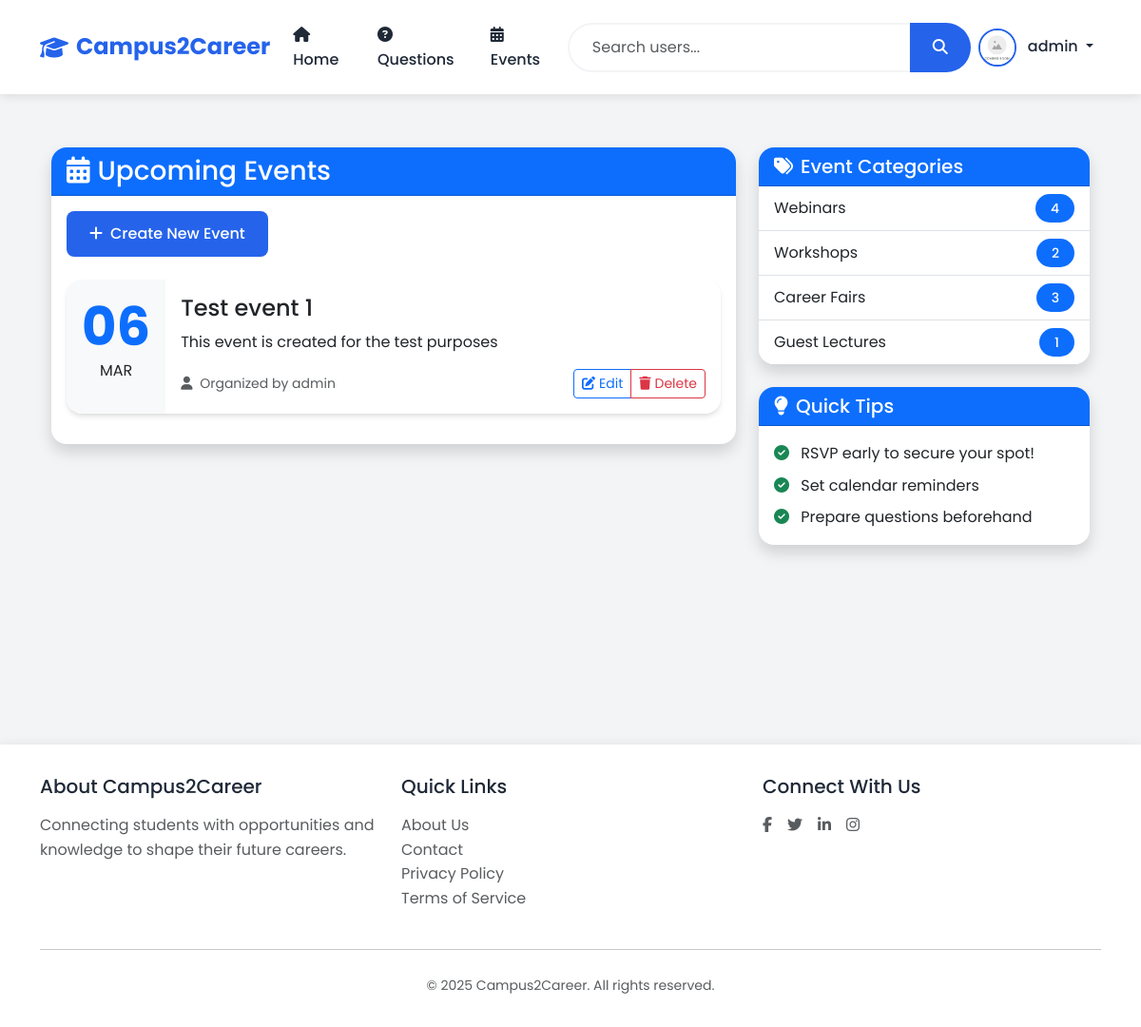
The app's page /events (signed in), older data.
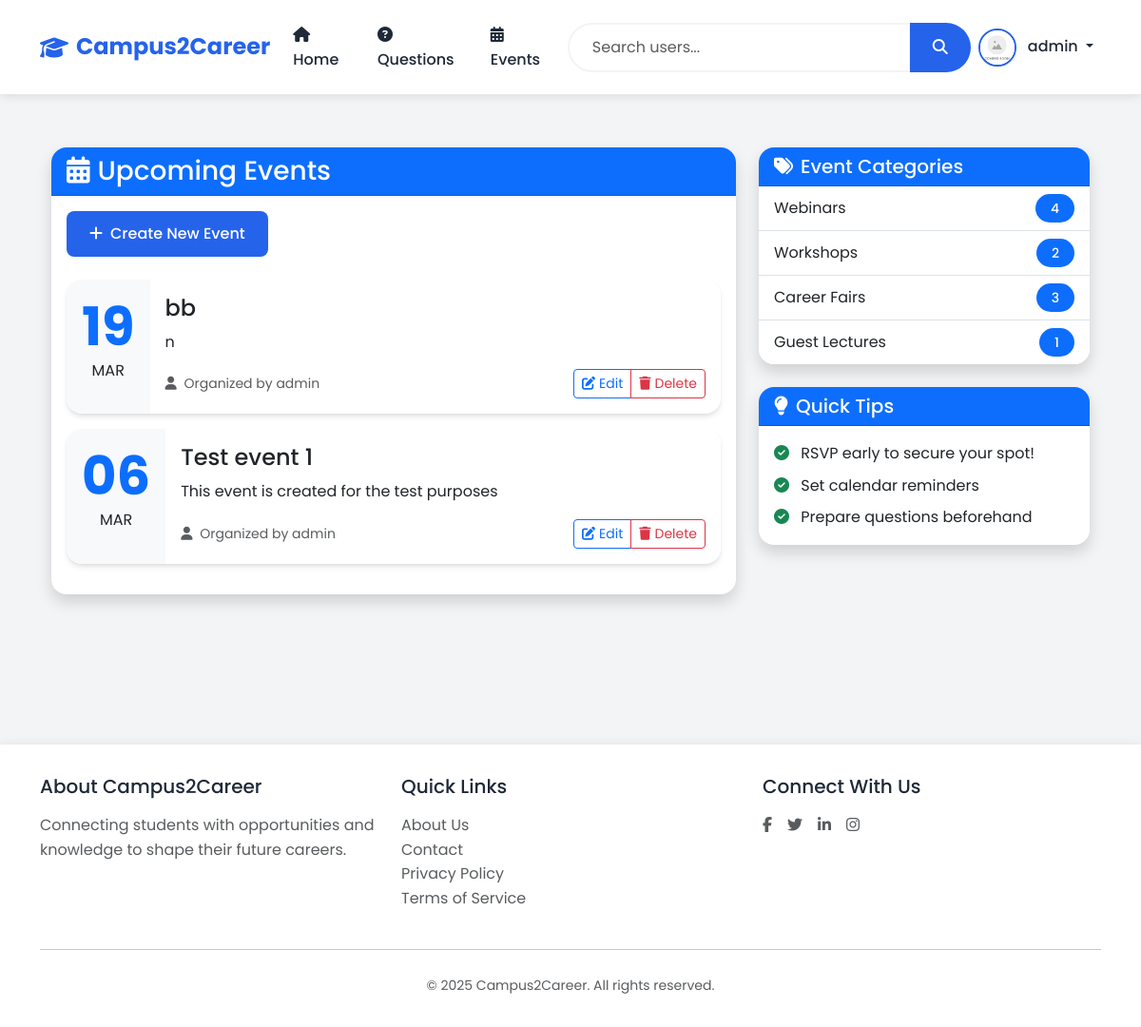
The same page, newer data.
### models.py (models this page shows, shortened)
class User(UserMixin, db.Model):
    id = db.Column(db.Integer, primary_key=True)
    username = db.Column(db.String(80), unique=True, nullable=False)
    email = db.Column(db.String(120), unique=True, nullable=False)
    password_hash = db.Column(db.String(128))
    role = db.Column(db.String(20), nullable=False)  # student, alumni, teacher, admin
    contact = db.Column(db.String(15))
    dob = db.Column(db.Date)
    course = db.Column(db.String(50))  # For students
    profile_image = db.Column(db.String(120), default='noimg.jpg')
    created_at = db.Column(db.DateTime, default=datetime.utcnow)
    questions = db.relationship('Question', backref='author', lazy=True)
    answers = db.relationship('Answer', backref='author', lazy=True)
    events = db.relationship('Event', backref='creator', lazy=True)
    jobs = db.relationship('Job', backref='poster', lazy=True)

class Event(db.Model):
    id = db.Column(db.Integer, primary_key=True)
    title = db.Column(db.String(200), nullable=False)
    description = db.Column(db.Text, nullable=False)
    date = db.Column(db.DateTime, nullable=False)
    created_at = db.Column(db.DateTime, default=datetime.utcnow)
    created_by = db.Column(db.Integer, db.ForeignKey('user.id'), nullable=False)

### app.py (the view)
@app.route('/events')
def events():
    events = Event.query.order_by(Event.date.desc()).all()
    return render_template('events/list.html', events=events)

### app.py (called while the page is built)
@login_manager.user_loader
def load_user(user_id):
    return User.query.get(int(user_id))

### templates/Events/list.html (shortened to what this page needs)
{% extends "base.html" %}
{% block content %}
<div class="container py-4">
    <div class="row">
        <div class="col-lg-8 mb-4">
            <div class="card shadow">
                <div class="card-header bg-primary text-white">
                    <h3 class="card-title mb-0">
                        <i class="fas fa-calendar-alt me-2"></i>Upcoming Events
                    </h3>
                </div>
                <div class="card-body">
                    {% if current_user.is_authenticated and (current_user.role == 'teacher' or current_user.role == 'admin') %}
                        <button class="btn btn-primary mb-4" data-bs-toggle="modal" data-bs-target="#createEventModal">
                            <i class="fas fa-plus me-2"></i>Create New Event
                        </button>
                    {% endif %}
                    {% if events %}
                        {% for event in events %}
                            <div class="card mb-3 event-card">
                                <div class="row g-0">
                                    <div class="col-auto p-3 text-center bg-light">
                                        <div class="display-4 fw-bold text-primary">{{ event.date.strftime('%d') }}</div>
                                        <div class="text-uppercase">{{ event.date.strftime('%b') }}</div>
                                    </div>
                                    <div class="col">
                                        <div class="card-body">
                                            <h4 class="card-title">{{ event.title }}</h4>
                                            <p class="card-text">{{ event.description }}</p>
                                            <div class="d-flex justify-content-between align-items-center">
                                                <small class="text-muted">
                                                    <i class="fas fa-user me-1"></i>
                                                    Organized by {{ event.creator.username }}
                                                </small>
                                                {% if current_user.is_authenticated and (current_user.id == event.created_by or current_user.role == 'admin') %}
                                                    <div class="btn-group">
                                                        <button class="btn btn-sm btn-outline-primary" onclick="editEvent('{{ event.id }}')">
                                                            <i class="fas fa-edit me-1"></i>Edit
                                                        </button>
                                                        <button class="btn btn-sm btn-outline-danger" onclick="deleteEvent('{{ event.id }}')">
                                                            <i class="fas fa-trash me-1"></i>Delete
                                                        </button>
                                                    </div>
                                                {% endif %}
                                            </div>
                                        </div>
                                    </div>
                                </div>
                            </div>
                        {% endfor %}
                    {% endif %}
                </div>
            </div>
        </div>
        <div class="col-lg-4">
            <div class="card shadow mb-4">
                <div class="card-header bg-primary text-white">
                    <h5 class="card-title mb-0">
                        <i class="fas fa-tags me-2"></i>Event Categories
                    </h5>
                </div>
                <div class="card-body p-0">
                    <div class="list-group list-group-flush">
                        <a href="#" class="list-group-item list-group-item-action d-flex justify-content-between align-items-center">
                            Webinars
                            <span class="badge bg-primary rounded-pill">4</span>
                        </a>
                        <a href="#" class="list-group-item list-group-item-action d-flex justify-content-between align-items-center">
                            Workshops
                            <span class="badge bg-primary rounded-pill">2</span>
                        </a>
                        <a href="#" class="list-group-item list-group-item-action d-flex justify-content-between align-items-center">
                            Career Fairs
                            <span class="badge bg-primary rounded-pill">3</span>
                        </a>
                        <a href="#" class="list-group-item list-group-item-action d-flex justify-content-between align-items-center">
                            Guest Lectures
                            <span class="badge bg-primary rounded-pill">1</span>
                        </a>
                    </div>
                </div>
            </div>
            <div class="card shadow">
                <div class="card-header bg-primary text-white">
                    <h5 class="card-title mb-0">
                        <i class="fas fa-lightbulb me-2"></i>Quick Tips
                    </h5>
                </div>
                <div class="card-body">
                    <ul class="list-unstyled mb-0">
                        <li class="mb-2">
                            <i class="fas fa-check-circle text-success me-2"></i>
                            RSVP early to secure your spot!
                        </li>
                        <li class="mb-2">
                            <i class="fas fa-check-circle text-success me-2"></i>
                            Set calendar reminders
                        </li>
                        <li>
                            <i class="fas fa-check-circle text-success me-2"></i>
                            Prepare questions beforehand
                        </li>
                    </ul>
                </div>
            </div>
        </div>
    </div>
</div>
{% endblock content %}

### templates/base.html (shortened to what this page needs)
<!DOCTYPE html>
<html lang="en">
<head>
    <link href="https://cdn.jsdelivr.net/npm/bootstrap@5.3.2/dist/css/bootstrap.min.css" rel="stylesheet">
    <link rel="stylesheet" href="https://cdnjs.cloudflare.com/ajax/libs/font-awesome/6.5.1/css/all.min.css">
</head>
<body>
    <nav class="navbar navbar-expand-lg">
        <div class="container">
            <a class="navbar-brand" href="{{ url_for('index') }}">
                <i class="fas fa-graduation-cap"></i>
                <span>Campus2Career</span>
            </a>
            <div class="collapse navbar-collapse" id="navbarNav">
                <ul class="navbar-nav me-auto">
                    <li class="nav-item">
                        <a class="nav-link" href="{{ url_for('index') }}">
                            <i class="fas fa-home me-1"></i> Home
                        </a>
                    </li>
                    <li class="nav-item">
                        <a class="nav-link" href="{{ url_for('questions') }}">
                            <i class="fas fa-question-circle me-1"></i> Questions
                        </a>
                    </li>
                    <li class="nav-item">
                        <a class="nav-link" href="{{ url_for('events') }}">
                            <i class="fas fa-calendar-alt me-1"></i> Events
                        </a>
                    </li>
                </ul>
                <form class="d-flex mx-auto" id="searchForm" method="GET" action="{{ url_for('search_users') }}">
                    <div class="input-group">
                        <input type="search" class="form-control search-input" name="q" placeholder="Search users..." aria-label="Search">
                        <button class="btn search-btn" type="submit">
                            <i class="fas fa-search"></i>
                        </button>
                    </div>
                </form>
                <ul class="navbar-nav ms-auto">
                    {% if current_user.is_authenticated %}
                        <li class="nav-item dropdown">
                            <a class="nav-link dropdown-toggle" href="#" id="userDropdown" role="button" data-bs-toggle="dropdown">
                                <img src="{{ current_user.profile_image or '@@default.png' }}" alt="Profile" class="profile-img me-2" />
                                {{ current_user.username }}
                            </a>
                        </li>
                    {% endif %}
                </ul>
            </div>
        </div>
    </nav>
    <div class="main-content">
        <div class="container">
            {% block content %}{% endblock %}
        </div>
    </div>
    <footer class="footer">
        <div class="container">
            <div class="row">
                <div class="col-md-4">
                    <h5 class="mb-3">About Campus2Career</h5>
                    <p class="text-muted">Connecting students with opportunities and knowledge to shape their future careers.</p>
                </div>
                <div class="col-md-4">
                    <h5 class="mb-3">Quick Links</h5>
                    <ul class="list-unstyled">
                        <li><a href="{{ url_for('about') }}" class="text-decoration-none text-muted">About Us</a></li>
                        <li><a href="{{ url_for('contact') }}" class="text-decoration-none text-muted">Contact</a></li>
                        <li><a href="#" class="text-decoration-none text-muted">Privacy Policy</a></li>
                        <li><a href="#" class="text-decoration-none text-muted">Terms of Service</a></li>
                    </ul>
                </div>
                <div class="col-md-4">
                    <h5 class="mb-3">Connect With Us</h5>
                    <div class="d-flex gap-3">
                        <a href="#" class="text-decoration-none text-muted"><i class="fab fa-facebook-f"></i></a>
                        <a href="#" class="text-decoration-none text-muted"><i class="fab fa-twitter"></i></a>
                        <a href="#" class="text-decoration-none text-muted"><i class="fab fa-linkedin-in"></i></a>
                        <a href="#" class="text-decoration-none text-muted"><i class="fab fa-instagram"></i></a>
                    </div>
                </div>
            </div>
            <hr class="my-4">
            <div class="text-center text-muted">
                <small>&copy; 2025 Campus2Career. All rights reserved.</small>
            </div>
        </div>
    </footer>
</body>
</html>

### templates/base.html (style rules this page uses)
:root { --primary-color: #2563eb; --secondary-color: #1e40af; --accent-color: #3b82f6; --text-color: #1f2937; --light-bg: #f3f4f6; --white: #ffffff; }
body { font-family: 'Poppins', sans-serif; background: var(--light-bg); color: var(--text-color); min-height: 100vh; line-height: 1.6; }
.navbar { background: var(--white); box-shadow: 0 2px 10px rgba(0,0,0,0.1); padding: 1rem 0; position: sticky; top: 0; z-index: 1000; }
.navbar-brand { font-size: 1.5rem; font-weight: 700; color: var(--primary-color) !important; display: flex; align-items: center; gap: 0.5rem; }
.nav-link { color: var(--text-color) !important; font-weight: 500; padding: 0.5rem 1rem; border-radius: 0.5rem; transition: all 0.3s ease; }
.card { border: none; border-radius: 1rem; box-shadow: 0 4px 6px -1px rgba(0, 0, 0, 0.1), 0 2px 4px -1px rgba(0, 0, 0, 0.06); transition: all 0.3s ease; background: var(--white); overflow: hidden; }
.btn-primary { background: var(--primary-color); border: none; padding: 0.75rem 1.5rem; border-radius: 0.5rem; font-weight: 500; transition: all 0.3s ease; }
.profile-img { width: 40px; height: 40px; border-radius: 50%; object-fit: cover; border: 2px solid var(--primary-color); transition: all 0.3s ease; }
.footer { background: var(--white); color: var(--text-color); padding: 2rem 0; margin-top: 4rem; box-shadow: 0 -2px 10px rgba(0,0,0,0.05); }
.main-content { padding: 2rem 0; min-height: calc(100vh - 180px); }
.badge { padding: 0.5rem 1rem; border-radius: 2rem; font-weight: 500; font-size: 0.875rem; }
.search-input { border-radius: 2rem 0 0 2rem; border: 2px solid var(--light-bg); padding: 0.75rem 1.5rem; transition: all 0.3s ease; }
.search-btn { border-radius: 0 2rem 2rem 0; border: none; background: var(--primary-color); color: var(--white); padding: 0.75rem 1.5rem; transition: all 0.3s ease; }

Row changes from the older to the newer data that the page shows:
added Event: date "19", date "MAR", title "bb", description "n", creator.username "admin"
